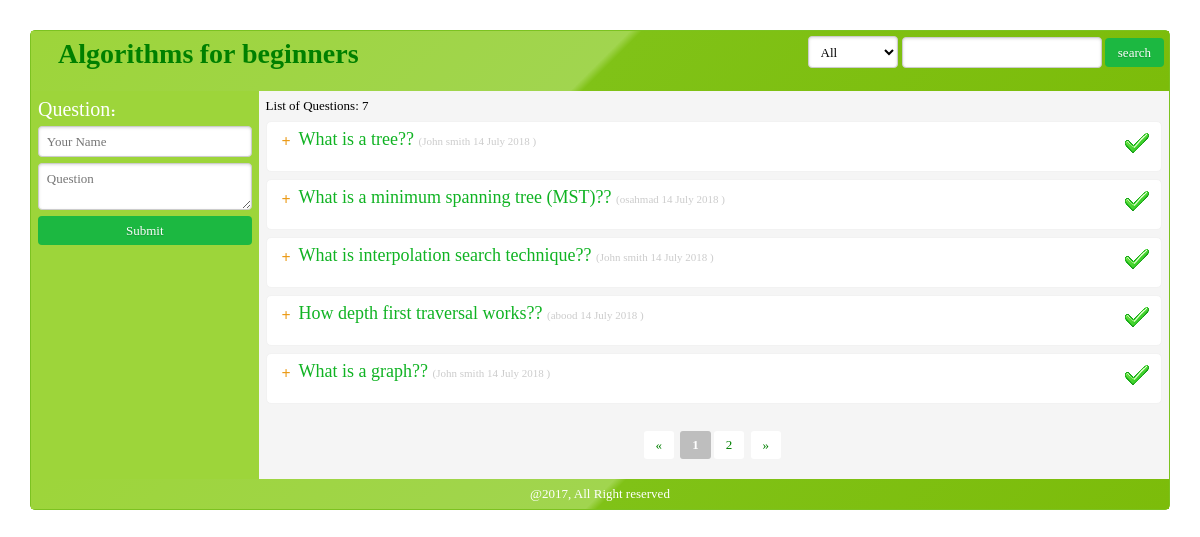
The page / on the database its author committed.
### tables this page shows
CREATE TABLE `questions` (
  `id` int(11) NOT NULL,
  `uname` varchar(256) NOT NULL,
  `text` text NOT NULL,
  `status` enum('pending','publish','answered') NOT NULL DEFAULT 'pending',
  `create_date` timestamp NOT NULL DEFAULT CURRENT_TIMESTAMP
);

### inc/functions.php (called while the page is built, shortened)
<?php
include_once 'config.php';
function getQuestions($status = 'all', $search = null, $page = 1, &$numQuestions = 0)
{
    global $db;
    $start = ($page - 1) * QA_QUSETION_PER_PAGE;
    $questionPerPage = QA_QUSETION_PER_PAGE;
    if ($status == 'all') {
        if (!isAdmin()) {
            $whereStr = "status!='pending'";
        } else {
            $whereStr = "1";
        }
        if ($search != null) {
            $sql = "SELECT * FROM $db->questionTable where $whereStr and text like '%$search%' order by create_date desc limit $start,$questionPerPage";
            $countSql = "SELECT count(*) as c FROM $db->questionTable where $whereStr and text like '%$search%'";
        } else {
            $sql = "SELECT * FROM $db->questionTable where $whereStr order by create_date desc limit $start,$questionPerPage";
            $countSql = "SELECT count(*) as c FROM $db->questionTable where $whereStr";
        }
    } else {
        $sql = "SELECT * FROM $db->questionTable where status!='pending' order by create_date desc limit $start,$questionPerPage";
        $countSql = "SELECT count(*) as c FROM $db->questionTable where status!='pending'";
    }
    $result = $db->query($sql);
    if ($result) {
        while ($row = mysqli_fetch_assoc($result)) {
            $questions[] = $row;
        }
        $numQuestions = $db->query($countSql)->fetch_object()->c;
        return $questions;
    }
    return null;
}
function isAdmin()
{
    return (isset($_SESSION['login'])) ? true : false;
}
function getNumPages($numQuestions)
{
    $numPages = ceil($numQuestions / QA_QUSETION_PER_PAGE);
    return $numPages;
}
function getPageUrl($pageNumber)
{
    $getParameters = array();
    $getParameters['page'] = $pageNumber;
    $str = '?';
    foreach ($getParameters as $key => $value) {
        $str .= "$key=$value&";
    }
    return QA_HOME_URL . trim($str, '&');
}

### inc/config.php (called while the page is built, shortened)
<?php
$dbHost = 'localhost';
$dbUser = 'root';
$dbPass = '';
$dbName = 'answer_machine';
$db = new mysqli($dbHost, $dbUser, $dbPass, $dbName);
$db->questionTable = "questions";

### inc/actions.php (called while the page is built, shortened)
<?php
include_once 'functions.php';
$questions = null;
$numQuestions = 0;
$page = (isset($_GET['page'])) ? $_GET['page'] : 1;
if (isset($_GET['search']) and strlen($_GET['search']) > 0) {
    $search = str_ireplace(' ', '%', $_GET['search']);
    if (isset($_GET['status'])) {
        $questions = getQuestions($_GET['status'], $search, 1, $numQuestions);
    } else {
        $questions = getQuestions('all', $search, 1, $numQuestions);
    }
} else {
    if (isset($_GET['status'])) {
        $questions = getQuestions(trim($_GET['status']), null, $page, $numQuestions);
    } else {
        $questions = getQuestions('all', null, $page, $numQuestions);
    }
}

### index.php (the view, shortened to what this page needs)
<?php include_once "inc/actions.php" ?>
<!doctype html>
<html lang="en">
<head>
    <link rel="stylesheet" href="css/pure.css" type="text/css"/>
    <link rel="stylesheet" href="css/style.css" type="text/css"/>
</head>
<body>
<div class="main">
    <div class="pure-g">
        <div class="pure-u-1 header">
            <div class="inner">
                <a href="<?php echo QA_HOME_URL; ?>"><h1><?php echo QA_TITLE; ?></h1></a>
                <form action="" method="get" class="pure-form searchform">
                    <select name="status">
                        <option value="all"
                                <?php if (!empty($_GET['status']) && $_GET['status'] == "all") { ?>selected<?php } ?>>
                            All
                        </option>
                    </select>
                    <input type="text" name="search" id="s"/>
                    <button class="pure-button button-green">search</button>
                </form>
            </div>
        </div>
    </div>
    <div class="pure-g">
        <div class="pure-u-1-5 sidebar">
            <div class="inner">
                <div class="menu">
                    <div class="menu-title">Question:</div>
                    <div class="menu-content">
                        <form action="" method="post" class="pure-form searchform">
                            <input type="text" name="uName" placeholder="Your Name"/>
                            <textarea type="text" name="uQuestion" placeholder="Question"></textarea>
                            <input type="submit" name="submitQuestion" value="Submit"
                                   class="pure-button button-green">
                        </form>
                    </div>
                </div>
            </div>
        </div>
        <div class="pure-u-4-5 content">
            <div class="inner">
                <div class="qTitle">List of Questions: <?php echo $numQuestions; ?></div>
                <?php
                if ($questions == null) {
                    echo '
                    <div class="notfound">No things found<br><br>
                    <a href="' . QA_HOME_URL . '">Return to main page</a>
                    </div>';
                } else {
                ?>
                <?php foreach ($questions as $q): ?>
                    <div class="question " id="q-<?php echo $q['id'] ?>">
                        <div class="q"><span class="i">+</span><?php echo $q['text'] ?>?
                            <span class="date">(<?php echo $q['uname'] . '&nbsp;' .
                                    date(QA_DATE_FORMAT, strtotime($q['create_date'])); ?>
                                )</span>
                            <img src="images/<?php echo $q['status'] ?>.png" alt="">
                        </div>
                    </div>
                <?php endforeach; ?>
            </div>
            <?php } ?>
            <div class="pagination clearfix">
                <?php $numPages = getNumPages($numQuestions); ?>
                <a href="<?php echo getPageUrl(1); ?>">«</a>
                <?php for ($i = 1; $i <= $numPages; $i++) {
                    if ($i == $page) {
                        echo "<strong>$i</strong>";
                    } else {
                        echo "<a href='" . getPageUrl($i) . "'>$i</a>";
                    }
                } ?>
                <a href="<?php echo getPageUrl($numPages); ?>">»</a>
            </div>
        </div>
    </div>
    <div class="pure-g">
        <div class="pure-u-1 footer">
            <div class="inner">@2017, All Right reserved</div>
        </div>
    </div>
</div>
</body>
</html>

### css/style.css (style rules this page uses)
body { text-align: left; direction: ltr; }
*, input, textarea, select { font-family: tahoma; font-size: 13px; }
a { color: green; text-decoration: none; }
span.date { font-size: 11px; color: #ccc; margin-right: 10px; }
.main { border: 1px solid #7cc221; border-radius: 5px; margin: 30px; background-color: #7cbc0a ; }
.header, .footer { background: #9dd53a; background: -moz-linear-gradient(-45deg, #9dd53a 0%, #a1d54f 50%, #80c217 51%, #7cbc0a 100%); background: -webkit-gradient(linear, left top, right bottom, color-stop(0%, #9dd53a), color-stop(50%, #a1d54f), color-stop(51%, #80c217), color-stop(100%, #7cbc0a)); background: -webkit-linear-gradient(-45deg, #9dd53a 0%, #a1d54f 50%, #80c217 51%, #7cbc0a 100%); background: linear-gradient(135deg, #9dd53a 0%, #a1d54f 50%, #80c217 51%, #7cbc0a 100%); text-align: center; color: #fff; }
.header { min-height: 60px; }
.searchform #s { width: 200px; }
.header h1 { font-family: BYekan; font-size: 28px; text-align: left; margin: 0; padding: 0 20px; float: left; }
.header form.searchform { text-align: right; position: absolute; top: 5px; right: 5px; }
.content { background: #f5f5f5; }
.question { position: relative; background-color: #fff; border-radius: 5px; margin-top: 7px; padding: 7px 7px 10px 7px; border: 1px solid #f2f2f2; cursor: pointer; }
.question img { float: right; }
.question .q { text-align: left; font-size: 18px; color: #10B323; padding-right: 5px; margin-bottom: 10px; }
.question .q .i { display: inline-block; width: 25px; text-align: center; font-weight: bold; color: #eb9b18; font-size: 16px; vertical-align: -2px; }
.sidebar { background: #9dd53a; }
.menu .menu-title { font-family: BYekan; font-size: 20px; color: #fff; }
.menu form input, .menu form textarea { width: 100%; margin: 3px auto; }
.pagination { text-align: center; margin: 20px }
.pagination a, .pagination strong { background: #fff; display: inline-block; margin-right: 3px; padding: 4px 12px; text-decoration: none; line-height: 1.5em; -webkit-border-radius: 3px; -moz-border-radius: 3px; border-radius: 3px; }
.pagination strong { color: #fff; background-color: #BEBEBE; }
.header .inner, .sidebar .inner, .content .inner, .footer .inner { padding: 7px; position: relative; }
.button-green, .button-red, .button-orange, .button-blue { color: white; border-radius: 4px; text-shadow: 0 1px 1px rgba(0, 0, 0, 0.2); }
.button-green { background: rgb(28, 184, 65); }

### rows shown on the page
questions: text "What is a tree?", uname "John smith", create_date "14 July 2018", status (picture)
questions: text "What is a minimum spanning tree (MST)?", uname "osahmad", create_date "14 July 2018", status (picture)
questions: text "What is interpolation search technique?", uname "John smith", create_date "14 July 2018", status (picture)
questions: text "How depth first traversal works?", uname "abood", create_date "14 July 2018", status (picture)
questions: text "What is a graph?", uname "John smith", create_date "14 July 2018", status (picture)

### other values the page prints
QA_TITLE "Algorithms for beginners"
$numQuestions "7"
